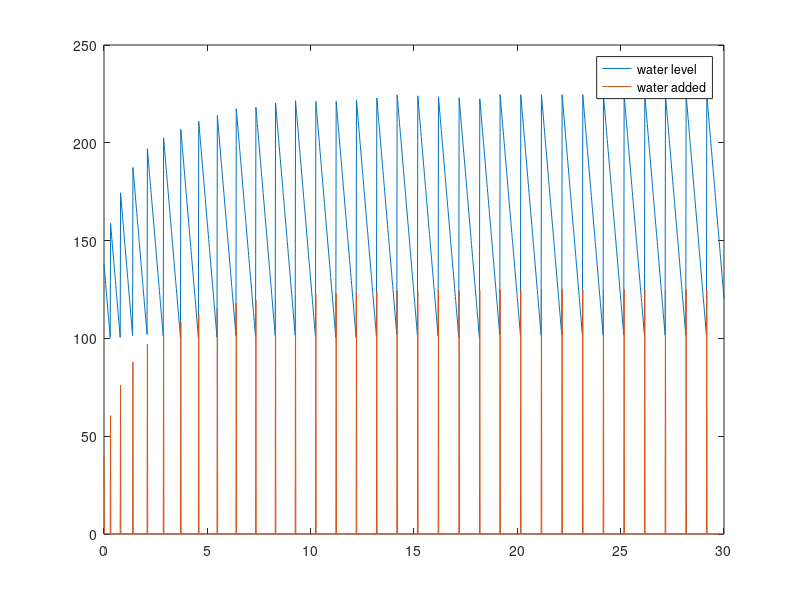
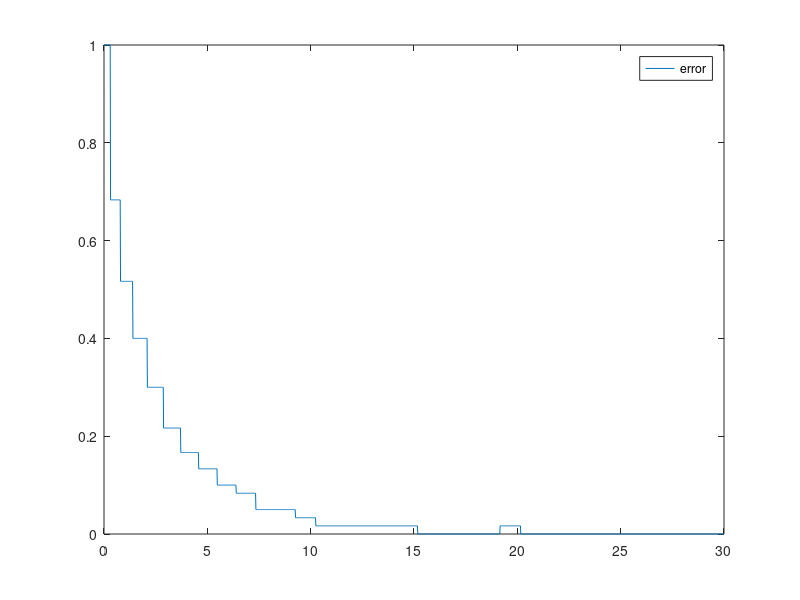

MATLAB code for these plots, in order:
# Prevent octave from thinking this is a function file
1;

clear;

# Pot parameters
global capacity = 500; # ml
global dryout_time = 24*10; # h
global evaporation_rate= capacity/(4*dryout_time); # ml/h so that it dries out in the given time

# Controller parameters
global threshold = capacity/5; # ml
global tgt_period = 24*10; # 4 days
global last_watered = 0;
global default_water = 10; #ml
global Kp = 3.0;
global Ki = 3.0;
global Kd = 0;
global Si = 0;
global last_error = 0;

# Simulation parameters
global tick_rate = 4; # 1h
end_time = tgt_period *30;

function ans = pot_level(old_level, water_added)
  global tick_rate;
  global evaporation_rate;
  water_added = max(0, water_added);
  ans = water_added + old_level - evaporation_rate* tick_rate;
  #ans = water_added + old_level - old_level*0.01* tick_rate;
endfunction

function [water_added,error] = controller(now)
  global Si;
  global Kp;
  global Ki;
  global Kd;
  global last_watered;
  global tgt_period;
  global default_water;
  global last_error;
  global tick_rate;
  # Positive error means too little water
  error = 1 - (now - last_watered)/tgt_period; 
  last_watered = now;


  water_added = (1 + Kp * error + Ki*Si + Kd*(error - last_error)/tick_rate)*default_water;
  last_error = error;
  Si = Si + error;
endfunction



t = 0:tick_rate:end_time;
w = [threshold];
wa = [];
e = [];
error = 0;
for now = 0:tick_rate:end_time
  old_level = w(size(w)(2));
  new_level = max(0, pot_level(old_level, 0));
  water_added = 0;
  
  if (new_level < threshold)
    [water_added,error] = controller(now);
    new_level = max(0, pot_level(old_level, water_added));
  endif
  wa = [wa, water_added];
  w = [w, new_level];
  e = [e, error];
endfor

w=w(2:end);
t=t/tgt_period;


figure(1);
plot(t, w, "-;water level;", t, wa, "-;water added;")
figure(2)
plot(t, e, "-;error;")
